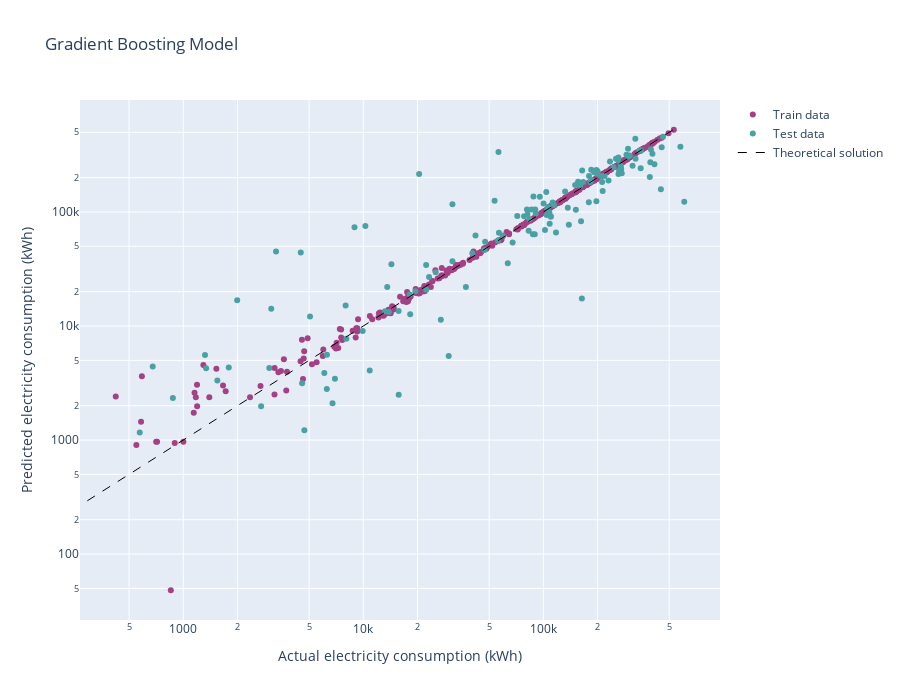

Here is the notebook cell this chart was saved with:
### Code cell
prep_data = prepare_data('202004')

X_train, y_train, X_test, y_test, X = get_train_test_data(prep_data, ['income', 'education', 'building', 'time_mode'])
train_data = lgb.Dataset(data = X_train, label = y_train, params={"max_bin":10,})
test_data = lgb.Dataset(data = X_test, label = y_test, reference=train_data)

param_grid = {
    'objective': ['l1', 'l2'],
    'max_depth': [5,6,7,8,9,10,15,20],
    'learning_rate': [0.5,0.6,0.7,0.8,0.9,1.0],
    'boosting_type': ['dart', 'gbdt']
    }

gkf = KFold(n_splits=2, shuffle=True, random_state=42).split(X=X_train, y=y_train)
lgb_estimator = lgb.LGBMRegressor(metric='mse', verbose=-1)
gsearch = GridSearchCV(estimator=lgb_estimator, param_grid=param_grid, cv=gkf)
lgb_model = gsearch.fit(X=X_train, y=y_train)

print(lgb_model.best_params_, lgb_model.best_score_)

param = {'objective': lgb_model.best_params_['objective'], 
         'boosting_type': lgb_model.best_params_['boosting_type'], 
         'n_estimators': 1000, 
         'max_depth': lgb_model.best_params_['max_depth'],
         'metric': 'mape',
         'learning_rate':lgb_model.best_params_['learning_rate'],
         'verbose': -1}

reg = lgb.train(param, train_set=train_data)

print_metrics(reg, X_train, y_train, X_test, y_test)
plot_accuracy_scatter(reg, X_train, y_train, X_test, y_test, log_scale=True, size=6)
shap_analysis(reg, X, X_train, X_test)

### Figure 1 — Plotly figure (JSON) as saved in the notebook; plotly's stock layout.template omitted (floating-point values rounded to 4 significant figures; data arrays with more than 128 entries replaced by an {"elided": "..."} marker saying what was removed)
{"data": [{"marker": {"color": "#A34184", "size": 6}, "mode": "markers", "name": "Train data", "type": "scatter", "x": {"elided": "330 float values"}, "y": {"elided": "330 float values"}}, {"marker": {"color": "#49A1A3", "size": 6}, "mode": "markers", "name": "Test data", "type": "scatter", "x": {"elided": "142 float values"}, "y": {"elided": "142 float values"}}, {"line": {"color": "black", "dash": "dash", "width": 1}, "mode": "lines", "name": "Theoretical solution", "type": "scatter", "x": {"elided": "531 int values"}, "y": {"elided": "531 int values"}}], "layout": {"height": 700, "title": {"text": "Gradient Boosting Model"}, "width": 900, "xaxis": {"title": {"text": "Actual electricity consumption (kWh)"}, "type": "log"}, "yaxis": {"title": {"text": "Predicted electricity consumption (kWh)"}, "type": "log"}}}
